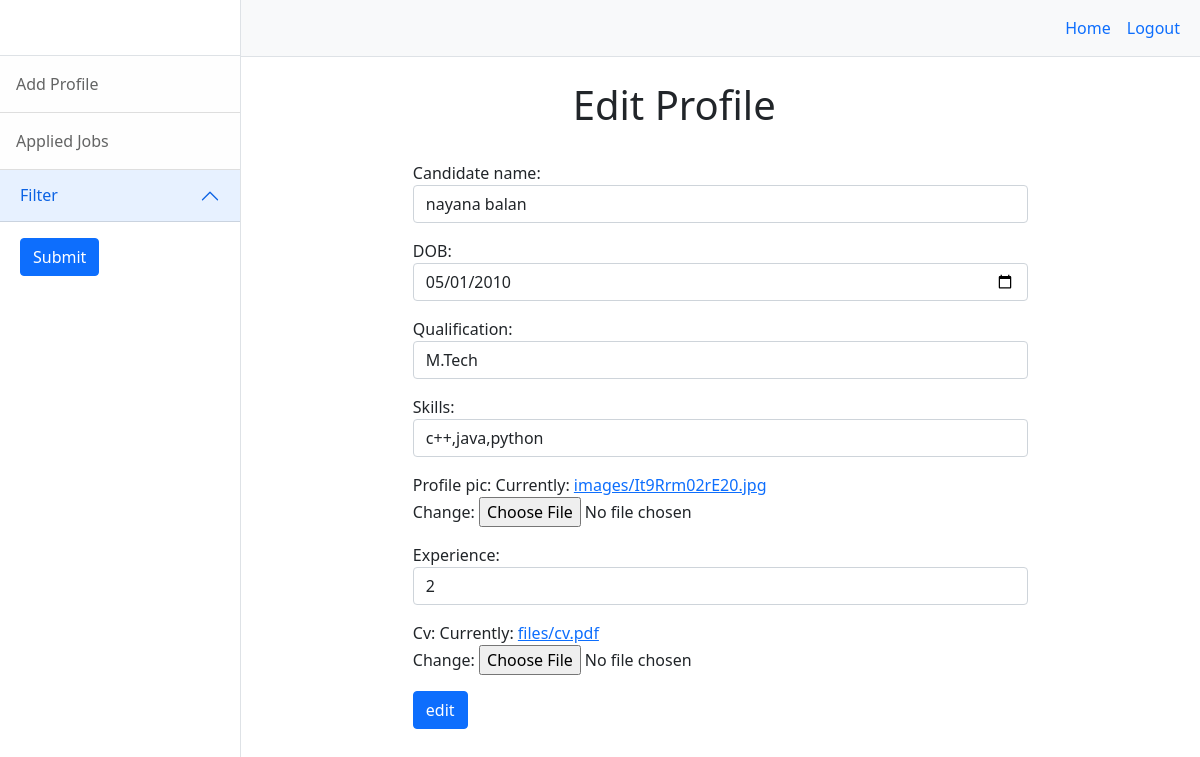
The app's page /candidate/profile/edit/1 (signed in) with its own data.
### candidate/models.py (models this page shows)
class CandidateProfile(models.Model):
    candidate=models.OneToOneField(MyUser,on_delete=models.CASCADE,related_name="jobseeker")
    candidate_name = models.CharField(max_length=30)
    DOB = models.DateField(null=True)
    profile_pic = models.ImageField(upload_to="images",null=True)
    qualification = models.CharField(max_length=120)
    skills = models.CharField(max_length=100)
    experience=models.PositiveIntegerField()
    cv=models.FileField(upload_to="files",null=True)

### candidate/views.py (the view)
# urls.py: path('profile/edit/<int:id>',views.EditCandidateProfileView.as_view(),name="editprofile"),
@method_decorator(signin_required,name="dispatch")
class EditCandidateProfileView(UpdateView):
    model = CandidateProfile
    form_class = CandidateProfileForm
    template_name = "editprofile.html"
    success_url = reverse_lazy("home")
    pk_url_kwarg = "id"

### candidate/forms.py
class CandidateProfileForm(forms.ModelForm):
    class Meta:
        model=CandidateProfile
        fields=["candidate_name","DOB","qualification","skills","profile_pic","experience","cv"]
        widgets = {
            "DOB": forms.DateInput(attrs={"class": "form-control", "type": "date"}),
            "candidate_name": forms.TextInput(attrs={"class": "form-control"}),
            "qualification": forms.TextInput(attrs={"class": "form-control"}),
            "skills": forms.TextInput(attrs={"class": "form-control"}),
            "experience": forms.NumberInput(attrs={"class": "form-control"}),
            }

### candidate/templates/editprofile.html (shortened to what this page needs)
{%extends 'j_base.html'%}
{%block body_block%}
<div class="row">
    <div class="col-4"></div>
    <div class="col-4 mb-4 mt-4">
    <h1>Edit Profile</h1>
    </div>
    <div class="col-4"></div>
</div>
    <div class="row">
        <div class="col-2"></div>
        <div class="col-8">
            <form action=""method="post" enctype="multipart/form-data">
                {{form.as_p}}
                <input type="submit" value="edit" class="btn btn-primary">
            </form>
        </div>
        <div class="col-2"></div>
    </div>
{%endblock%}

### records on screen
CandidateProfile: candidate_name "nayana balan", DOB "05/01/2010", qualification "M.Tech", skills "c++,java,python", experience "2"
